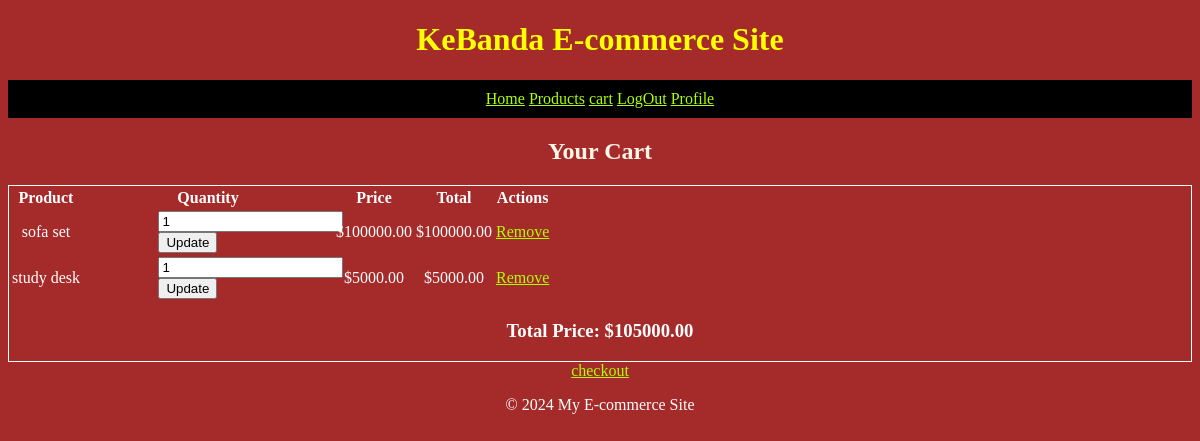
Page /cart/detail/ (signed in) on the earlier database version.
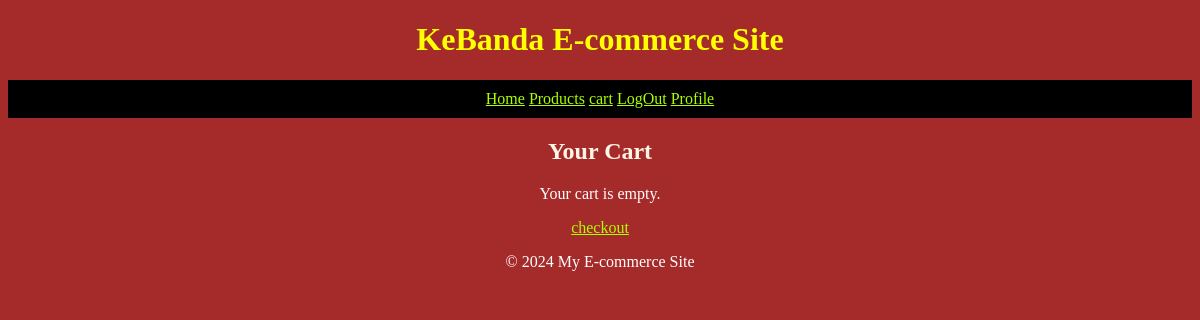
Same page on the later database version.
### cart/models.py (models this page shows, shortened)
class CartItem(models.Model):
    cart = models.ForeignKey(Cart, on_delete=models.CASCADE, related_name='items')
    product = models.ForeignKey(Product, on_delete=models.CASCADE)
    quantity = models.PositiveIntegerField(default=1)
    def total_price(self):
        return self.product.price * self.quantity  # Uses product's price

class Cart(models.Model):
    user = models.ForeignKey(User, on_delete=models.CASCADE, related_name='cart')
    created_at = models.DateTimeField(auto_now_add=True)
    def total_price(self):
        return sum(item.total_price() for item in self.items.all())

### products/models.py (models this page shows, shortened)
class Product(models.Model):
    name = models.CharField(max_length=255)
    slug = models.SlugField(max_length=255, unique=True)
    description = models.TextField()
    price = models.DecimalField(max_digits=10, decimal_places=2)
    stock = models.PositiveIntegerField()
    category = models.ForeignKey(Category, on_delete=models.CASCADE, related_name='products')
    created_at = models.DateTimeField(auto_now_add=True)
    updated_at = models.DateTimeField(auto_now=True)

### cart/views.py (the view)
# urls.py: path('detail/', views.cart_detail, name='cart_detail'),
@login_required
def cart_detail(request):
    cart, created = Cart.objects.get_or_create(user=request.user)
    return render(request, 'cart/cart_detail.html', {'cart': cart})

### cart/templates/cart/cart_detail.html (shortened to what this page needs)
{% extends "base.html" %}
{% block content %}
<h2>Your Cart</h2>
{% if cart.items.all %}
<div>
    <table>
        <tr>
            <th>Product</th>
            <th>Quantity</th>
            <th>Price</th>
            <th>Total</th>
            <th>Actions</th>
        </tr>
        {% for item in cart.items.all %}
        <tr>
            <td>{{ item.product.name }}</td>
            <td>
                <form action="{% url 'update_cart' item.id %}" method="post">
                    <input type="number" name="quantity" value="{{ item.quantity }}" min="1">
                    <button type="submit">Update</button>
                </form>
            </td>
            <td>${{ item.product.price }}</td>
            <td>${{ item.total_price }}</td>
            <td>
                <a href="{% url 'remove_from_cart' item.id %}">Remove</a>
            </td>
        </tr>
        {% endfor %}
    </table>
    <h3>Total Price: ${{ cart.total_price }}</h3>
{% else %}
    <p>Your cart is empty.</p>
{% endif %}
</div>
<a href="{% url 'orders:checkout' %}">checkout</a>
{% endblock %}

Differences in the rows shown:
removed CartItem: product.name "sofa set", quantity "1", product.price "100000.00", total_price "100000.00"
removed CartItem: product.name "study desk", quantity "1", product.price "5000.00", total_price "5000.00"
removed Cart: total_price "105000.00"
Other differences:
text no longer shown: "Product Quantity Price Total Actions Total Price: $"
text now shown: "Your cart is empty."
